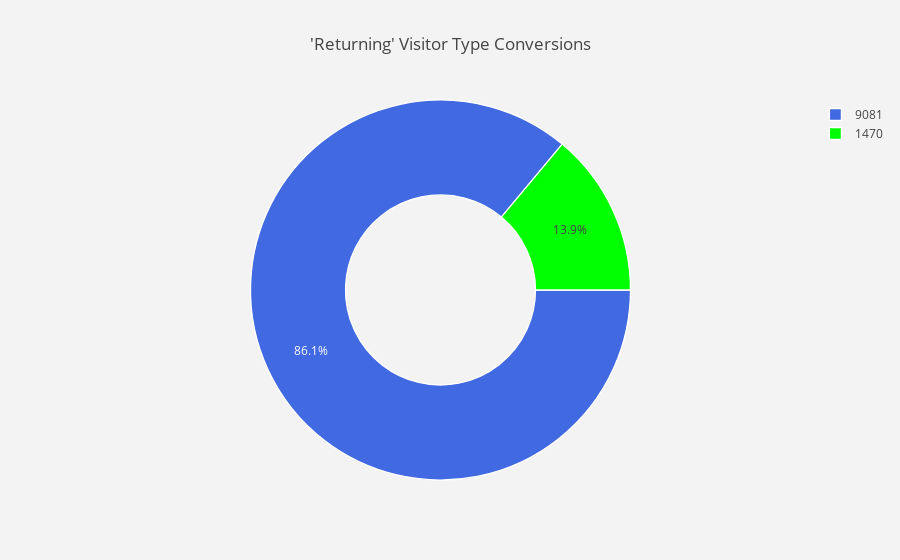

Here is the notebook cell this chart was saved with:
### Code cell
trace = go.Pie(labels = j.Returning_Visitor ,
               values = j.Returning_Visitor ,
               marker = dict(colors =  [ 'royalblue' ,'lime','red'],
                             line = dict(color = "white",
                                         width =  1.3)
                            ),
               rotation = 90,
               hoverinfo = "label+value+text",
               hole = .5
              )

layout = go.Layout(dict(title = "'Returning' Visitor Type Conversions",
                        plot_bgcolor  = "rgb(243,243,243)",
                        paper_bgcolor = "rgb(243,243,243)",
                        ))

data = [trace]
fig = go.Figure(data = data,layout = layout)
py.iplot(fig)

### Figure 1 — Plotly figure (JSON) as saved in the notebook; plotly's stock layout.template omitted (floating-point values rounded to 4 significant figures)
{"data": [{"hole": 0.5, "hoverinfo": "label+value+text", "labels": [9081, 1470], "marker": {"colors": ["royalblue", "lime", "red"], "line": {"color": "white", "width": 1.3}}, "rotation": 90, "type": "pie", "uid": "005b0701-7761-4e80-99ae-8b886dcd9603", "values": [9081, 1470]}], "layout": {"paper_bgcolor": "rgb(243,243,243)", "plot_bgcolor": "rgb(243,243,243)", "title": {"text": "'Returning' Visitor Type Conversions"}}}
